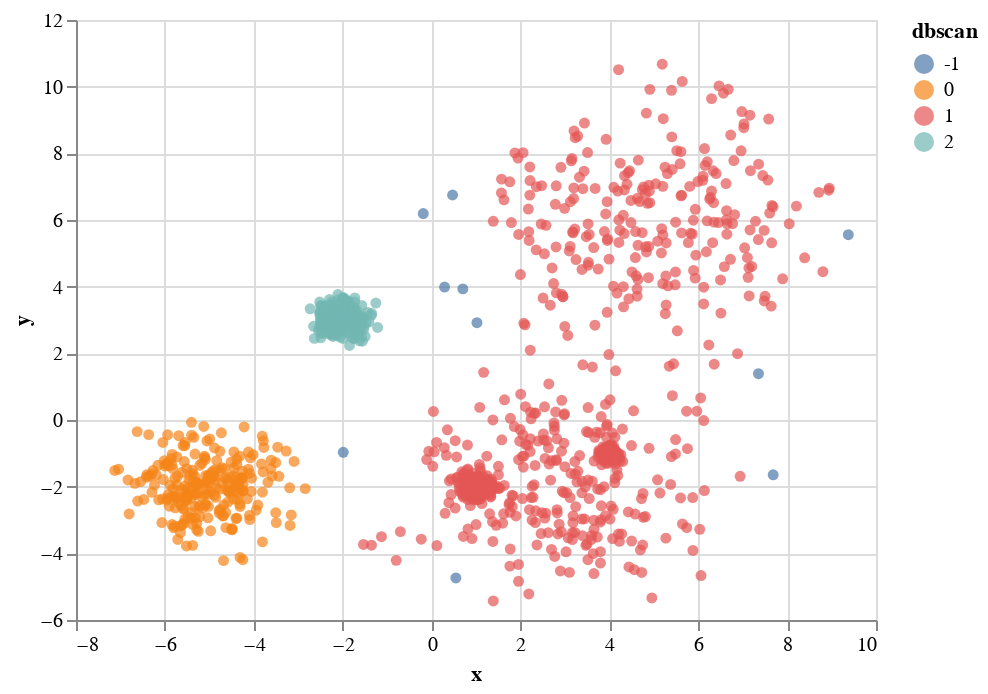

The notebook cell saved with this chart:
### Markdown cell above
# DBSCAN (Busca densidades contiguas)

### Code cell
from sklearn.cluster import DBSCAN

dbscan  = DBSCAN(eps=1).fit(sintetic[["x", "y"]])
sintetic["dbscan"] = dbscan.labels_

alt.Chart(sintetic).mark_circle().encode(x='x', y='y', color="dbscan:N")

### Figure 1 — Vega-Lite specification as saved in the notebook (floating-point values rounded to 4 significant figures; data arrays with more than 128 entries replaced by an {"elided": "..."} marker saying what was removed)
{"config": {"view": {"continuousWidth": 400, "continuousHeight": 300}}, "data": {"name": "data-4d9086548343ecba6209e4d9e3270aab"}, "mark": "circle", "encoding": {"color": {"type": "nominal", "field": "dbscan"}, "x": {"type": "quantitative", "field": "x"}, "y": {"type": "quantitative", "field": "y"}}, "$schema": "https://vega.github.io/schema/vega-lite/v4.0.0.json", "datasets": {"data-4d9086548343ecba6209e4d9e3270aab": {"elided": "1500 records"}}}
